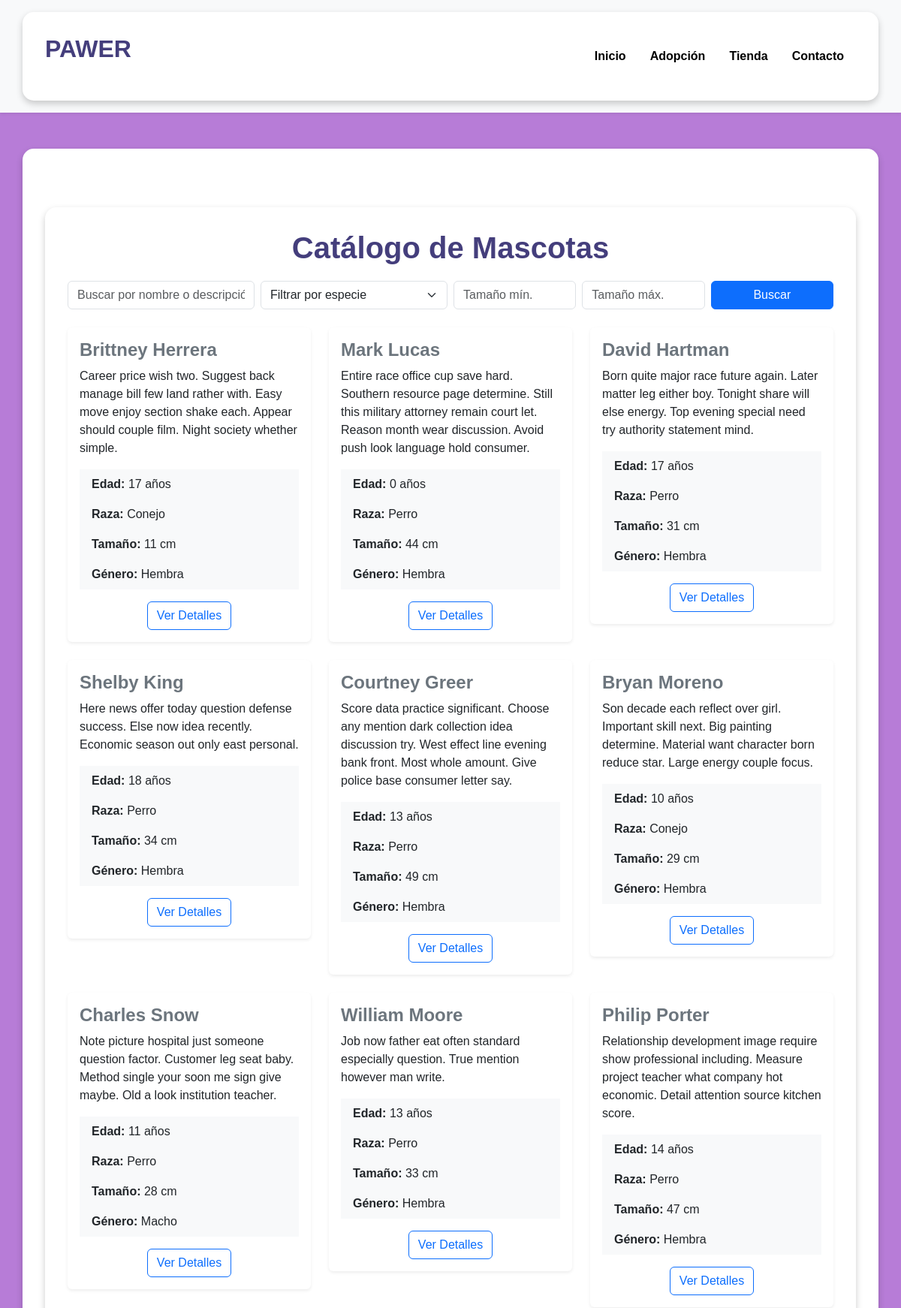
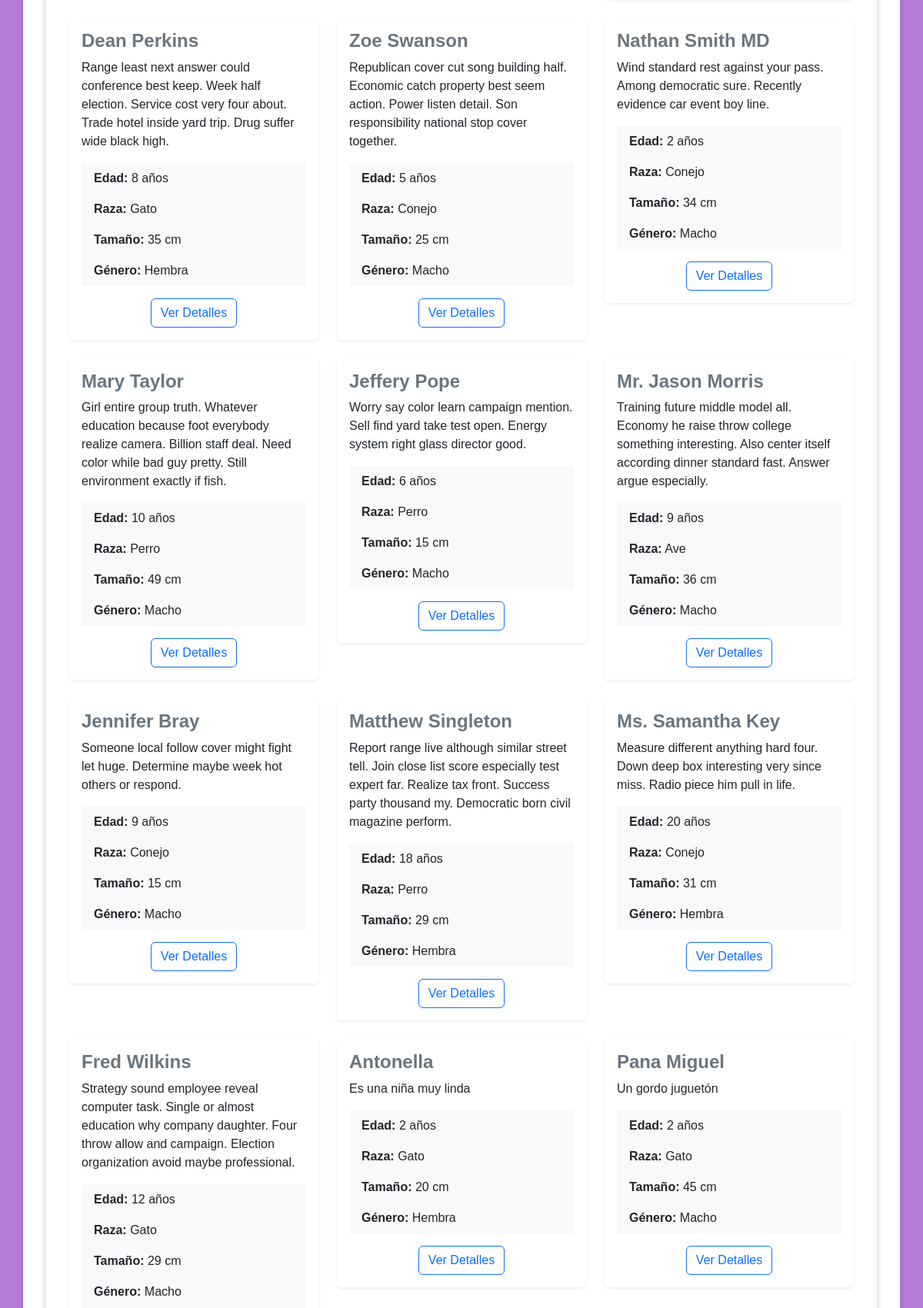
The app's page /PetsAdoption/catalogo/ (upper part) with its own data (2 pictures, top to bottom).
### PetsAdoption/models.py (models this page shows, shortened)
class Pet(models.Model):
    name = models.CharField(max_length=100)
    species = models.CharField(max_length=50)
    age = models.IntegerField()
    size = models.CharField(max_length=20)
    gender = models.CharField(max_length=20)
    space_required = models.TextField()
    description = models.TextField()
    compatibility = models.TextField()
    pet_lever = models.ForeignKey(PetLever, on_delete=models.CASCADE, related_name='pets', null=True, blank=True)
    created_at = models.DateTimeField(auto_now_add=True)
    updated_at = models.DateTimeField(auto_now=True)

### PetsAdoption/views.py (the view)
# urls.py: path("catalogo/", views.PetCatalogView.as_view(), name="pet_catalog"),
class PetCatalogView(View):
    def get(self, request):
        pets = Pet.objects.all()
        query = request.GET.get('q', '')
        species = request.GET.get('species', '')
        size_min = request.GET.get('size_min', '')
        size_max = request.GET.get('size_max', '')
        if query:
            pets = pets.filter(name__icontains=query) | pets.filter(description__icontains=query)
        if species:
            pets = pets.filter(species=species)
        if size_min:
            pets = pets.filter(size__gte=size_min)
        if size_max:
            pets = pets.filter(size__lte=size_max)
        return render(request, 'catalog.html', {'pets': pets})

### PetsAdoption/templates/catalog.html (shortened to what this page needs)
{% extends "base.html" %}
{% block content %}
<div class="container my-5">
    <h1 class="text-center text-primary fw-bold">Catálogo de Mascotas</h1>
    <form method="GET" class="mb-4">
        <div class="row g-2">
            <div class="col-md-3">
                <input type="text" name="q" class="form-control" placeholder="Buscar por nombre o descripción" value="{{ request.GET.q }}">
            </div>
            <div class="col-md-3">
                <select name="species" class="form-select">
                    <option value="">Filtrar por especie</option>
                </select>
            </div>
            <div class="col-md-2">
                <input type="number" name="size_min" class="form-control" placeholder="Tamaño mín." min="1" max="50" value="{{ request.GET.size_min }}">
            </div>
            <div class="col-md-2">
                <input type="number" name="size_max" class="form-control" placeholder="Tamaño máx." min="1" max="50" value="{{ request.GET.size_max }}">
            </div>
            <div class="col-md-2">
                <button type="submit" class="btn btn-primary w-100">Buscar</button>
            </div>
        </div>
    </form>
    <div class="row">
        {% for pet in pets %}
            <div class="col-md-4 mb-4">
                <div class="card shadow-sm">
                    <div class="card-body">
                        <h2 class="card-title text-secondary">
                            <a href="{% url 'pet_detail' pet.id %}" class="text-decoration-none text-secondary">
                                {{ pet.name }}
                            </a>
                        </h2>
                        <p class="card-text">{{ pet.description }}</p>
                        <ul class="list-group list-group-flush">
                            <li class="list-group-item"><strong>Edad:</strong> {{ pet.age }} años</li>
                            <li class="list-group-item"><strong>Raza:</strong> {{ pet.species }}</li>
                            <li class="list-group-item"><strong>Tamaño:</strong> {{ pet.size }} cm</li>
                            <li class="list-group-item"><strong>Género:</strong> {{ pet.gender }}</li>
                        </ul>
                        <div class="text-center mt-3">
                            <a href="{% url 'pet_detail' pet.id %}" class="btn btn-outline-primary">Ver Detalles</a>
                        </div>
                    </div>
                </div>
            </div>
        {% empty %}
            <p class="text-center">No hay mascotas disponibles en este momento.</p>
        {% endfor %}
    </div>
</div>
{% endblock %}

### static/css/styles.css (style rules this page uses)
body { font-family: 'Poppins', sans-serif; background-color: #b77cd7; color: #443e7c; margin: 0; padding: 0; }
h1 { color: white; text-align: center; margin-bottom: 20px; }
.container { background-color: white; padding: 30px; border-radius: 15px; box-shadow: 0 4px 10px rgba(0, 0, 0, 0.2); }
h1.text-primary { color: #443e7c !important; }
.card { border: none; transition: transform 0.3s ease-in-out; }
.card-title { color: #443e7c; font-size: 1.5rem; font-weight: bold; }
.list-group-item { background-color: #f8f9fa; border: none; }

### records on screen
Pet: name "Brittney Herrera", description "Career price wish two. Suggest back manage bill few land rather with. Easy move enjoy section shake each. Appear should couple film. Night society whether simple.", age "17", species "Conejo", size "11", gender "Hembra"
Pet: name "Mark Lucas", description "Entire race office cup save hard. Southern resource page determine. Still this military attorney remain court let. Reason month wear discussion. Avoid push look language hold consumer.", age "0", species "Perro", size "44", gender "Hembra"
Pet: name "David Hartman", description "Born quite major race future again. Later matter leg either boy. Tonight share will else energy. Top evening special need try authority statement mind.", age "17", species "Perro", size "31", gender "Hembra"
Pet: name "Shelby King", description "Here news offer today question defense success. Else now idea recently. Economic season out only east personal.", age "18", species "Perro", size "34", gender "Hembra"
Pet: name "Courtney Greer", description "Score data practice significant. Choose any mention dark collection idea discussion try. West effect line evening bank front. Most whole amount. Give police base consumer letter say.", age "13", species "Perro", size "49", gender "Hembra"
Pet: name "Bryan Moreno", description "Son decade each reflect over girl. Important skill next. Big painting determine. Material want character born reduce star. Large energy couple focus.", age "10", species "Conejo", size "29", gender "Hembra"
Pet: name "Charles Snow", description "Note picture hospital just someone question factor. Customer leg seat baby. Method single your soon me sign give maybe. Old a look institution teacher.", age "11", species "Perro", size "28", gender "Macho"
Pet: name "William Moore", description "Job now father eat often standard especially question. True mention however man write.", age "13", species "Perro", size "33", gender "Hembra"
Pet: name "Philip Porter", description "Relationship development image require show professional including. Measure project teacher what company hot economic. Detail attention source kitchen score.", age "14", species "Perro", size "47", gender "Hembra"
Pet: name "Dean Perkins", description "Range least next answer could conference best keep. Week half election. Service cost very four about. Trade hotel inside yard trip. Drug suffer wide black high.", age "8", species "Gato", size "35", gender "Hembra"
Pet: name "Zoe Swanson", description "Republican cover cut song building half. Economic catch property best seem action. Power listen detail. Son responsibility national stop cover together.", age "5", species "Conejo", size "25", gender "Macho"
Pet: name "Nathan Smith MD", description "Wind standard rest against your pass. Among democratic sure. Recently evidence car event boy line.", age "2", species "Conejo", size "34", gender "Macho"
Pet: name "Mary Taylor", description "Girl entire group truth. Whatever education because foot everybody realize camera. Billion staff deal. Need color while bad guy pretty. Still environment exactly if fish.", age "10", species "Perro", size "49", gender "Macho"
Pet: name "Jeffery Pope", description "Worry say color learn campaign mention. Sell find yard take test open. Energy system right glass director good.", age "6", species "Perro", size "15", gender "Macho"
Pet: name "Mr. Jason Morris", description "Training future middle model all. Economy he raise throw college something interesting. Also center itself according dinner standard fast. Answer argue especially.", age "9", species "Ave", size "36", gender "Macho"
Pet: name "Jennifer Bray", description "Someone local follow cover might fight let huge. Determine maybe week hot others or respond.", age "9", species "Conejo", size "15", gender "Macho"
Pet: name "Matthew Singleton", description "Report range live although similar street tell. Join close list score especially test expert far. Realize tax front. Success party thousand my. Democratic born civil magazine perform.", age "18", species "Perro", size "29", gender "Hembra"
Pet: name "Ms. Samantha Key", description "Measure different anything hard four. Down deep box interesting very since miss. Radio piece him pull in life.", age "20", species "Conejo", size "31", gender "Hembra"
Pet: name "Fred Wilkins", description "Strategy sound employee reveal computer task. Single or almost education why company daughter. Four throw allow and campaign. Election organization avoid maybe professional.", age "12", species "Gato", size "29", gender "Macho"
Pet: name "Antonella", description "Es una niña muy linda", age "2", species "Gato", size "20", gender "Hembra"
Pet: name "Pana Miguel", description "Un gordo juguetón", age "2", species "Gato", size "45", gender "Macho"
